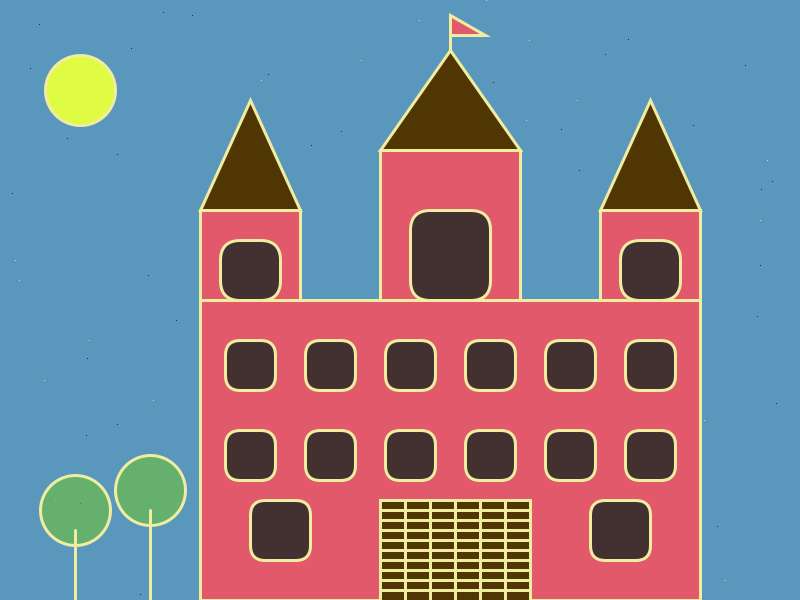
Frame 1 (no input)
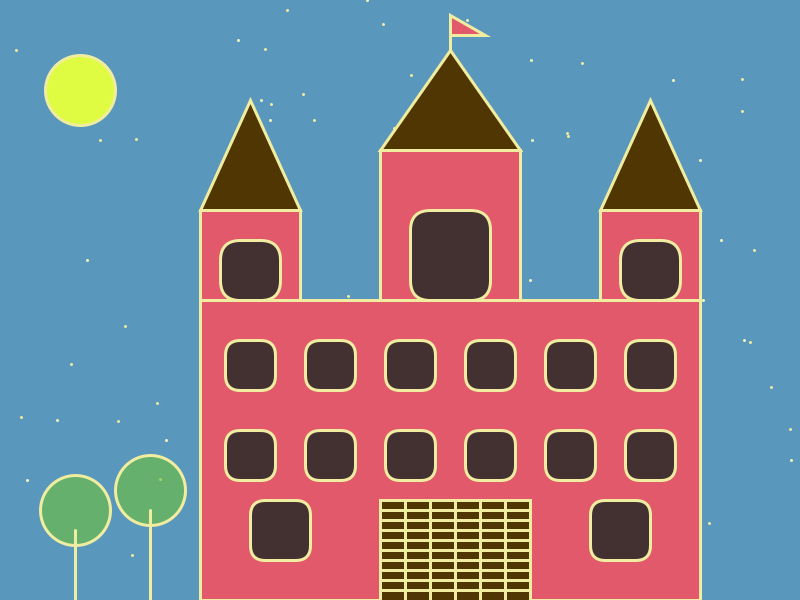
Frame 60 (the mouse pressed at the canvas centre just before this capture)
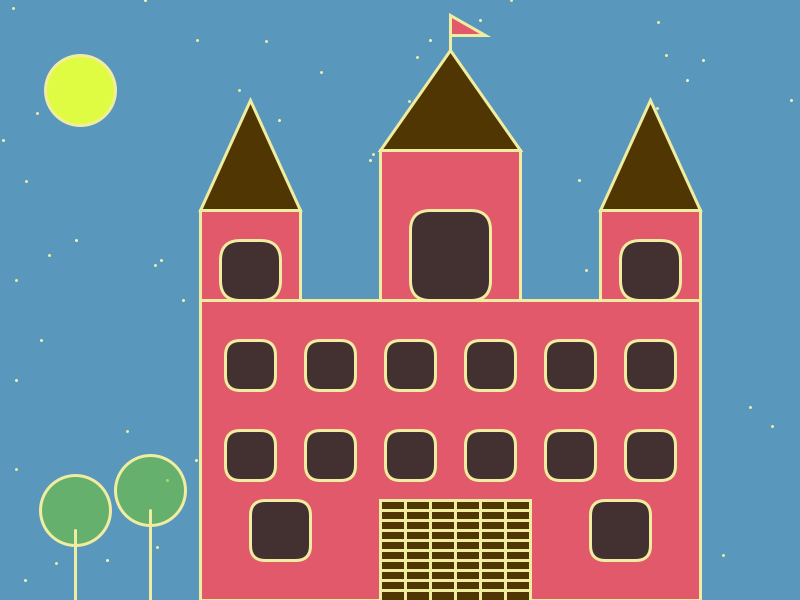
Frame 120 (the mouse held since frame 60 and released just before this capture)

The Processing sketch that drew these frames (run headless with seeded random() and noise(); from frame 60 on, the mouse is pressed at the canvas centre):

// Processing sketch: processing_123652
// ── processing_123652.pde



void setup() {

  size(800, 600);
} 
int azul;
void draw() {

  azul= 400+ mouseX/2;
  if (mouseX<height-2)
  background(89, 151, 188);
  else
  background(61, 98, 129);

  //fundo estrelado:
  for (int j =0; j<600; j=j+10) {

    point (random (800), random (800));
  }
  //fundo estrelado:

  stroke(244, 250, 187);
  for (int j =0; j<600; j=j+20) {
    float i= random (800);
    point (i, j);
  }
  //estrelas que aparecem:
  strokeWeight(3);
  stroke(240, 237, 160);
  point(random(0, 800), random(0, 600));

  //castelo:
  fill(227, 89, 108);
  //retângulo base:
  rect(200, 300, 500, 300);
  // tore esquerda:
  rect(200, 210, 100, 90);
  // torre direita:
  rect(600, 210, 100, 90);
  // torre central:
  rect(380, 150, 140, 150);

  //telhado:
  fill(80, 54, 3);
  // torre esquerda:
  triangle(200, 210, 300, 210, 250, 100);
  // telhado torre central:
  triangle(380, 150, 520, 150, 450, 50);
  // telhado torre direita:
  triangle(600, 210, 700, 210, 650, 100);
  
  //bandeira:
  fill(227, 89, 108);
  quad(450,35, 450, 15, 485, 35, 485, 35);
  line(450, 50, 450, 35);

  fill(67, 49, 49);
  // janela centro:
  rect(410, 210, 80, 90, 20);
  // janela esquerda:
  rect(220, 240, 60, 60, 20);
  // janela direita:
  rect(620, 240, 60, 60, 20);

  //janelas cima:
  rect(225, 340, 50, 50, 15);
  rect(305, 340, 50, 50, 15);
  rect(385, 340, 50, 50, 15);
  rect(465, 340, 50, 50, 15);
  rect(545, 340, 50, 50, 15);
  rect(625, 340, 50, 50, 15);

  //janelas baixo:
  rect(225, 430, 50, 50, 15);
  rect(305, 430, 50, 50, 15);
  rect(385, 430, 50, 50, 15);
  rect(465, 430, 50, 50, 15);
  rect(545, 430, 50, 50, 15);
  rect(625, 430, 50, 50, 15);
  rect(250, 500, 60, 60, 15);
  rect(590, 500, 60, 60, 15); 


  fill(80, 54, 3);
  //porta:
  rect(380, 500, 150, 200);

  fill(0);
  // linha vertical:
  line(455, 500, 455, 800);
  line(405, 500, 405, 800);
  line(430, 500, 430, 800);
  line(480, 500, 480, 800);
  line(505, 500, 505, 800);
  // linha horizontal:
  line(530, 510, 380, 510);
  line(530, 520, 380, 520);
  line(530, 530, 380, 530);
  line(530, 540, 380, 540);
  line(530, 550, 380, 550);
  line(530, 560, 380, 560);
  line(530, 570, 380, 570);
  line(530, 580, 380, 580);
  line(530, 590, 380, 590);
  
  //árvores:
  fill(108, 193, 53, 150);
  ellipse(75, 510, 70, 70);
  ellipse(150, 490, 70, 70);
  fill(165, 135, 35);
  line(75, 530, 75, 600);
  line(150, 510, 150, 600);

  //lua:
  fill(224, 252, 66);
  ellipse(80, 90, 70, 70);

  
  
}
